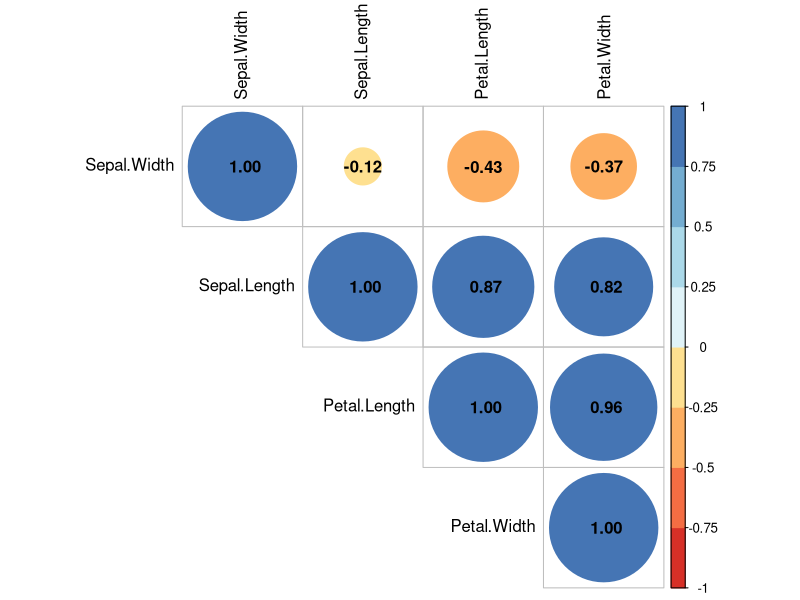

Source code (R):
###########################################################################################################
#    Function: Correlation Plots                                                                          #
#    Written by: Javier Ng                                                                                #
#    Date: 01/29/2018                                                                                     #
#    Libraries Used: corrplot, RColorBrewer                                                               #
###########################################################################################################

library(corrplot)
library(RColorBrewer)

df <- iris[,1:4] #get dataframe

#or use this to select numeric columns only
df <- dplyr::select_if(iris, is.numeric)

corr <- cor(df, use="complete")

corrplot(corr, method="circle", 
         sig.level = 0.0000112, 
         type="upper", 
         tl.cex = 1, 
         tl.col="black", 
         order="hclust",
         addCoef.col = "black", #add this to display correlation value
         col=brewer.pal(n=8, name="RdYlBu"))

